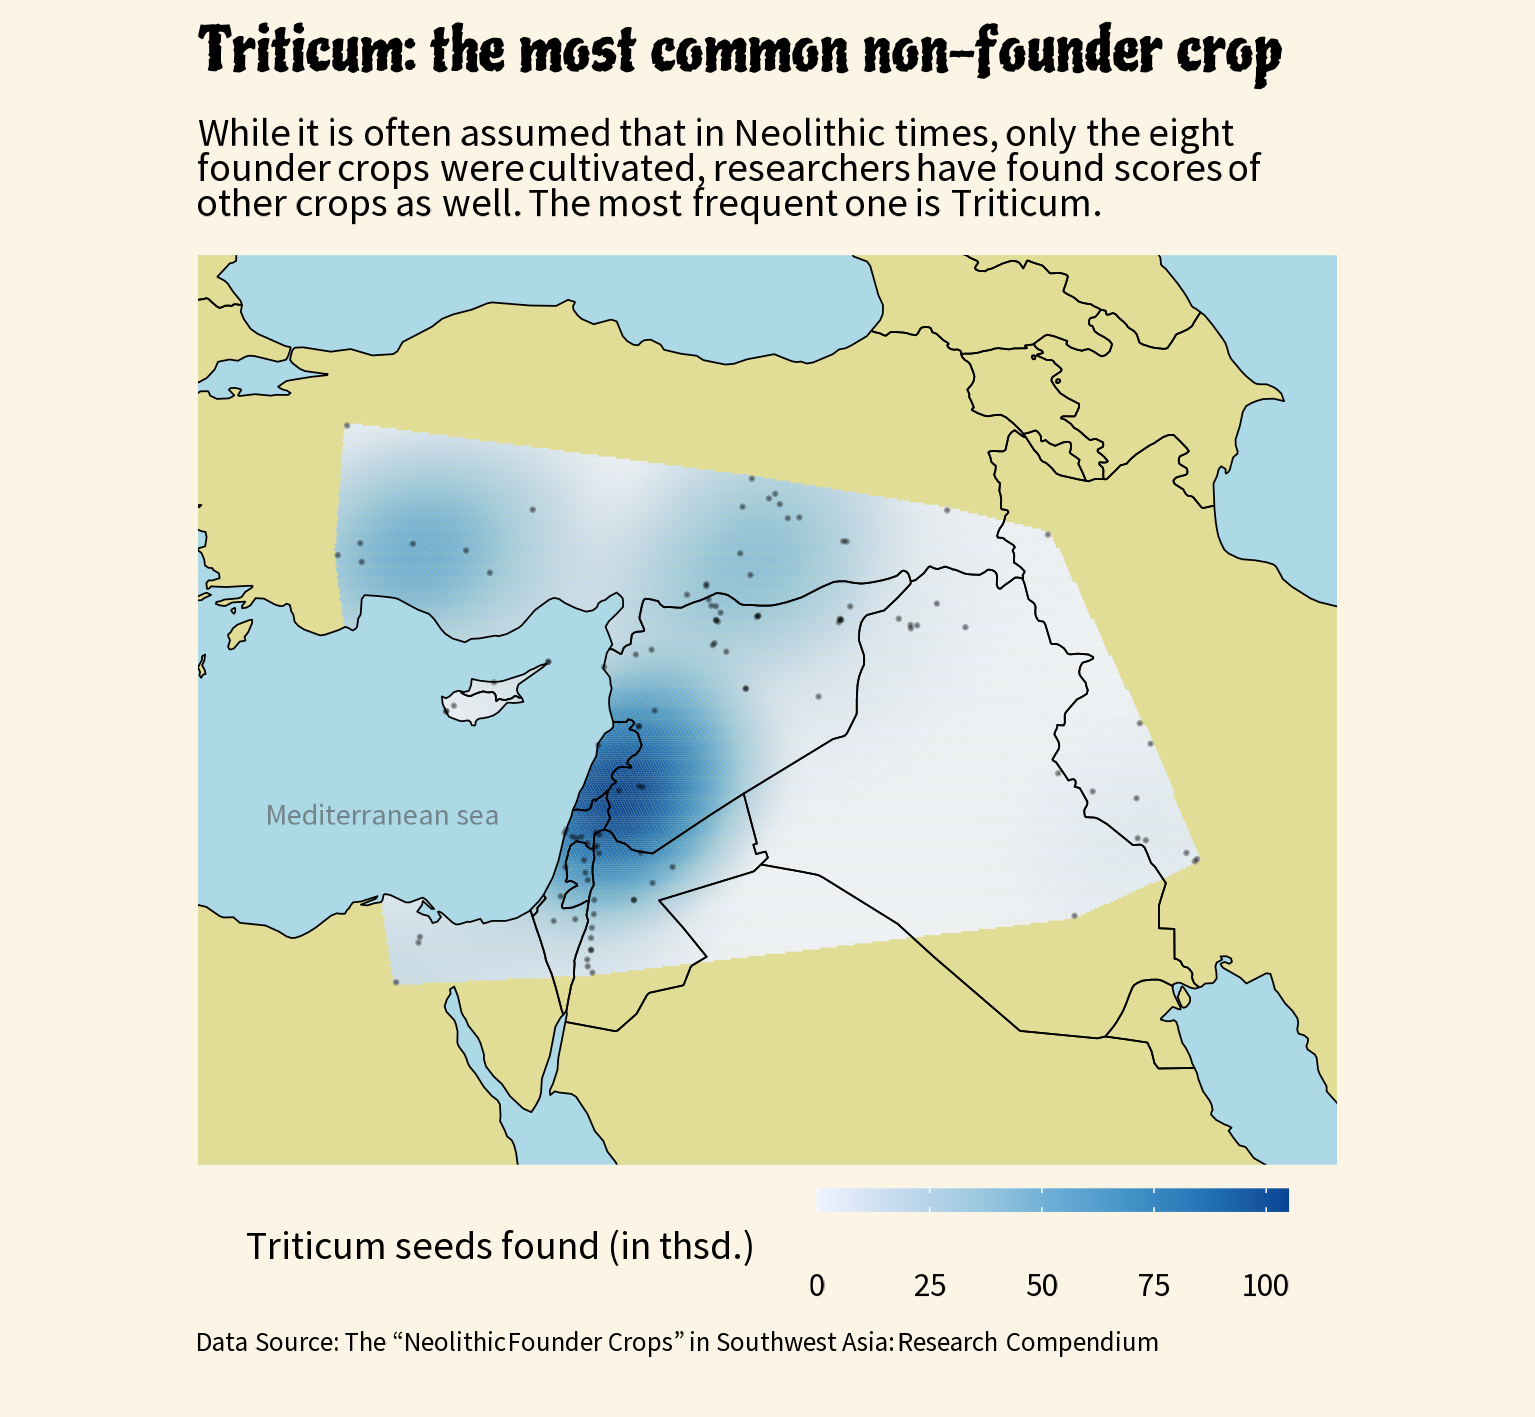

Write the R code that produced this figure.
library(tidyverse)
library(camcorder)
library(rnaturalearth)
library(sf)
library(showtext)
library(ggtext)
library(showtext)
library(sfhotspot)

#add fonts
font_add_google("Piedra")
font_add_google("Source Sans Pro")
showtext_auto()

# get the data
tuesdata <- tidytuesdayR::tt_load('2023-04-18')
founder_crops <- tuesdata$founder_crops |> 
  # following https://www.r-bloggers.com/2023/04/tidytuesday-week-16-neolithic-founder-crops/
  mutate(founder_crop = recode(founder_crop,
                               "einkorn wheat" = "Wheat",
                               "emmer wheat" = "Wheat",
                               "chickpea" = "Legumes",
                               "bitter vetch" = "Legumes",
                               "lentil" = "Legumes",
                               "pea" = "Legumes",
                               "flax" = "Flax",
                               .default = stringr::str_to_sentence(founder_crop))) |> 
  mutate(is_founder_crop = !is.na(founder_crop))

# find largest non founder crop
largest_non_founder_crop <- founder_crops |> 
  summarize(n = sum(n),
            samples = n(),
            summed_prop = sum(prop),
            .by = c("is_founder_crop", "genus", "founder_crop")) |> 
  filter(is_founder_crop == FALSE & !is.na(genus)) |> 
  arrange(-summed_prop) |>   
  head(1) |> 
  pull(genus)

founder_crops_sf <- founder_crops |> 
  st_as_sf(coords = c("longitude", "latitude")) |> 
  # project it
  st_set_crs(4326)  

n_by_site <- founder_crops_sf |> 
  filter(genus == largest_non_founder_crop) |> 
  summarize(number_seeds = sum(n), .by = c("site_name", "geometry"))  

# calculate density
n_kde <- n_by_site |> 
  st_transform("ESRI:53035") |> 
  hotspot_kde(weights = number_seeds,
              grid_type = "hex",
              cell_size = 5000)

# cropped world
world <- ne_countries(scale = "medium", 
                      returnclass = "sf")  

# crop density to world
n_kde_cropped <- n_kde |> 
  st_intersection(world |> st_transform("ESRI:53035"))

gg_record(
  dir = file.path("2023", "2023-04-18", "recording"), # where to save the recording
  device = "png", # device to use to save images
  width = 13, # width of saved image
  height = 12, # height of saved image
  units = "cm", # units for width and height
  dpi = 300 # dpi to use when saving image
)

caption_text <- 'Data Source: The "Neolithic Founder Crops" in Southwest Asia: Research Compendium'
subtitle_text <- 
  paste0("While it is often assumed that in Neolithic times, only the eight founder ",
        "crops were cultivated, researchers have found scores of other crops as well. ",
        "The most frequent one is ",
        largest_non_founder_crop,
        ".")


ggplot() +
  geom_rect(data = data.frame(),
            aes(xmin = -25,
                xmax = 55,
                ymin = 25,
                ymax = 75),
            fill = alpha("lightblue", 3)) +
  # just outlines
  geom_sf(data = world,
          col = NA,
          fill = alpha("lightgoldenrod", .8)) +
  # kde
  geom_sf(data = n_kde_cropped,
          aes(fill = kde/1000),
          # alpha = .5,
          colour = NA) +
  # sites
  geom_sf(data = n_by_site,
          alpha = .3,
          size = .1) +
  # borders
  geom_sf(data = world,
          col = "black",
          alpha = .8,
          fill = NA) +
  coord_sf(xlim = c(min(founder_crops$longitude - 3),
                    max(founder_crops$longitude + 3)), 
           ylim = c(min(founder_crops$latitude - 3),
                    max(founder_crops$latitude + 3)), 
           expand = FALSE) +
  annotate("text",
           x = 31, y = 33,
           label = "Mediterranean sea",
           family = "Source Sans Pro",
           colour = "grey30",
           size = 8,
           alpha = .6) +
  scale_fill_distiller(direction = 1,
                       labels = scales::comma) +
  theme_void() +
  theme(
        text = element_text(family = "Source Sans Pro",
                            size = 30),
        plot.title = element_text(family = "Piedra",
                                  size = 45),
        plot.subtitle = element_textbox_simple(
          linewidth = 0.6,
          lineheight = 0.1,
          margin = margin(b = .1, t = .1, unit = "in")
        ), 
        plot.caption = element_textbox_simple(
          vjust = 1,
          hjust = .2,
          margin = margin(b = .2, t = .1, unit = "in"),
          size = 20),
        plot.background = element_rect(fill = "#FCF5E5",
                                       colour = "#FCF5E5"),
        legend.position = "bottom",
        legend.key.width = unit(.8, "cm"),
        legend.key.height = unit(.2, "cm"),
        legend.text = element_text(size = 25)) +
  labs(title = paste0(largest_non_founder_crop,
                      ": the most common non-founder crop"),
       subtitle = subtitle_text,
       fill = paste(largest_non_founder_crop,
                    "seeds found (in thsd.)"),
       caption = caption_text)

# line chart: wheat over time
ggplot() +
  geom_area(data = wheat_time,
            aes(x = -age_start, y = prop, fill = taxon_detail )) +
  theme_classic() +
  labs(title = "Proportions of wheat types over time",
       col = "Wheat taxonomy",
       x = "",
       y = "Proportion of found seeds") +
  theme(
    plot.background = element_rect(fill = "#FCF5E5",
                                   colour = "#FCF5E5"),
    text = element_text(size = 30,
                            # family = "Roboto",
                            colour = "grey30"),
        axis.title = element_text(size = 35,
                                  colour = "grey20"),
        axis.text.x = element_text(size = 30,
                                   hjust = 1),
        axis.text.y = element_text(size = 30),
        plot.title = element_text(size = 60, 
                                  margin = margin(b = .2, unit = "in")),
        plot.title.position = "plot",
        plot.subtitle = element_textbox_simple(size = 35,
                                               linewidth = 0.5,
                                               lineheight = 0.4,
                                               margin = margin(b = .1, unit = "in")),
        legend.position = "bottom",
        legend.spacing.y = unit(0.01, "in"),
        legend.spacing.x = unit(0.3, "in"),
        legend.direction = "horizontal",
        plot.caption = element_text(hjust = 0.9),
        axis.line.x = element_blank())


# save gif
gg_playback(
  name = file.path("2023", "2023-04-18", "20230418.gif"),
  first_image_duration = 4,
  last_image_duration = 20,
  frame_duration = .25,
  background = "#FCF5E5"
)
